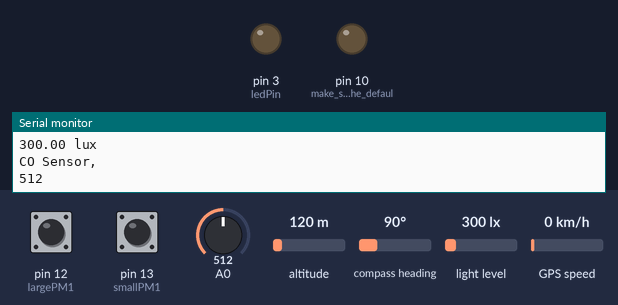
The sketch below on a simulated Arduino Uno, built with avr-gcc and run on an emulated ATmega328P. Shown: output pins drawn as LEDs (lit = HIGH), the last lines printed to the serial monitor. Inputs (shaded band) come from the test bench; at power-on: A0 = 512, pin 12 (largePM1) HIGH, pin 13 (smallPM1) HIGH, altitude 120 m, compass heading 90°, light level 300 lx, GPS speed 0 km/h. Storage starts empty; the GPS gets a fix after 3 s at 37.7749, -122.4194 with 8 satellites.

Above: at 2.1 s.
2.2 s: A0 set to 716
At 4.3 s:
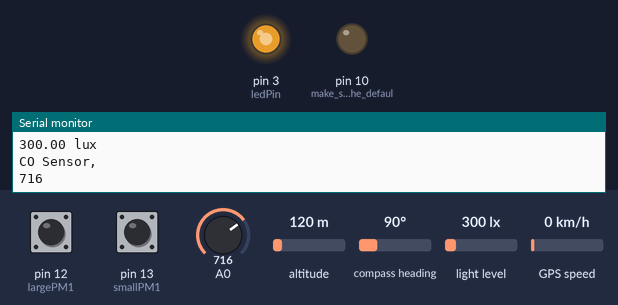
4.6 s: A0 set to 306
At 6.1 s:
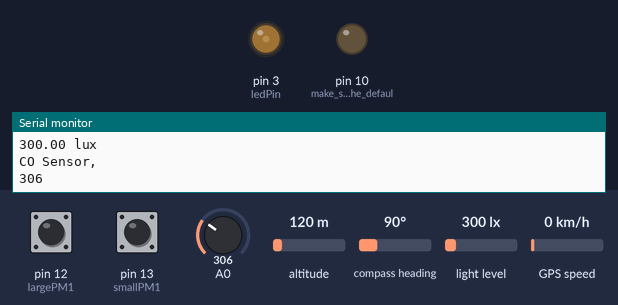
6.7 s: A0 set to 90
At 8.8 s:
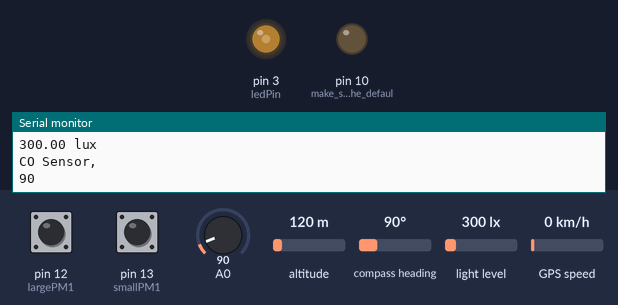
Timing chart, 0 to 10.3 s (numbered marks = the images above; inputs shaded):
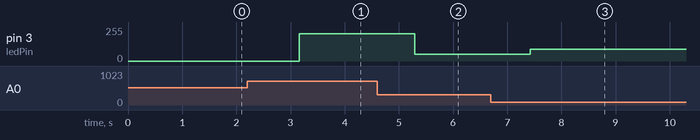

The sketch:

light_co_pm_sensorPackage.ino
```cpp
#include <SPI.h>
#include <Adafruit_GPS.h>
#include <SoftwareSerial.h>
#include <SD.h>
#include <avr/sleep.h>
#include <Wire.h>
#include <Adafruit_Sensor.h>
#include <Adafruit_TSL2561_U.h>


File logfile;
int const smallPM1 = 13;
int const largePM1 = 12;
long const sampleRate = 20;
long measurementCount = 0;
long smallPM1Count = 0;
long largePM1Count = 0;
long priorSampleTime = 0;
double smallPM1percentRunning;
double largePM1percentRunning;

#define chipSelect 10
#define ledPin 3             // tis conflicts when SD library is in use
#define GPSECHO  false       // Set GPSECHO to 'false' to turn off echoing the GPS data to the Serial console, Set to 'true' if you want to debug and listen to the raw GPS sentences
#define LOG_FIXONLY false     //set to true to only log to SD when GPS has a fix, for debugging, keep it false

// GPS Init
SoftwareSerial gps_Serial(8, 7);
Adafruit_GPS GPS(&gps_Serial);

// Light Init
Adafruit_TSL2561_Unified lght_snsr = Adafruit_TSL2561_Unified(TSL2561_ADDR_FLOAT, 12345);        // The address will be different depending on whether you leave the ADDR pin float (addr 0x39), or tie it to ground or vcc. In those cases use TSL2561_ADDR_LOW (0x29) or TSL2561_ADDR_HIGH (0x49) respectively


void setup() {
  Serial.begin(9600);
  Serial.println(F("\r\nAir Quality Sensing Package Initializing"));
  pinMode(ledPin, OUTPUT);

  pinMode(10, OUTPUT);    // make sure that the default chip select pin is set to output, even if you don't use it:
  pinMode (smallPM1, INPUT);
  pinMode (largePM1, INPUT);

  sdCardInitialization();

  Serial.println(F("Initializing Light sensor..."));
  if(!lght_snsr.begin())
  {
    Serial.print("Ooops, no TSL2561 detected ... Check your wiring or I2C ADDR!");
    while(1);
  } else {
    Serial.println(F("  Light initialized"));
  }

  displayLightSensorDetails();
  configureLightSensor();

  Serial.println(F("Initializing GPS..."));
  GPS.begin(9600);

  GPS.sendCommand(PMTK_SET_NMEA_OUTPUT_RMCGGA);      // uncomment this line to turn on RMC (recommended minimum) and GGA (fix data) including altitude
  //GPS.sendCommand(PMTK_SET_NMEA_OUTPUT_RMCONLY);   // uncomment this line to turn on only the "minimum recommended" data; For logging data, we don't suggest using anything but either RMC only or RMC+GGA to keep the log files at a reasonable size
  GPS.sendCommand(PMTK_SET_NMEA_UPDATE_1HZ);   // Set the update rate; 1 or 5 Hz update rate

  // Turn off updates on antenna status, if the firmware permits it
  // GPS.sendCommand(PGCMD_NOANTENNA);
  GPS.sendCommand(PGCMD_ANTENNA);

  // Ask for firmware version
  gps_Serial.println(PMTK_Q_RELEASE);

  Serial.println(F("Ready!"));
}


int lastMillis = 0;
int loopCount = 1;

void loop(void)
{
  gps_Serial.listen();
  char c = GPS.read();

  if (GPSECHO) {
     if (c)   Serial.print(c);
  }

  // if a sentence is received, we can check the checksum, parse it...
  if (GPS.newNMEAreceived()) {
    // a tricky thing here is if we print the NMEA sentence, or data we end up not listening and catching other sentences! so be very wary if using OUTPUT_ALLDATA and trying to print out data
    //Serial.println(GPS.lastNMEA());   // this also sets the newNMEAreceived() flag to false
    GPS.lastNMEA();

    if (!GPS.parse(GPS.lastNMEA()))  { // this also sets the newNMEAreceived() flag to false
      //Serial.println(F("Failed to parse GPS data"));
      return;  // we can fail to parse a sentence in which case we should just wait for another
    }

    // Sentence parsed!
    //Serial.println("OK");
    if (LOG_FIXONLY && !GPS.fix) {
        Serial.println("No Fix");
        return;
    }

    //Serial.println("Write to File");

    logfile.println(F("#####"));  // new data marker
    printHeader();

    char *stringptr = GPS.lastNMEA();
    uint8_t stringsize = strlen(stringptr);
    if (stringsize != logfile.write((uint8_t *)stringptr, stringsize))  {  //write the string to the SD file
      Serial.println(F("error with writing to SD"));
      //error(4);
    }
    else {
      logfile.println();
    }
    logGPSData();
    logLight();
    logCO();
    samplePMDetectors();         //sample particulate detectors for 2 seconds and update running Averages
    printRunningPMDataToSerial(); //print percentages to Serial
    logRunningPMDataToSerial();

    logfile.flush();
  }
}


void sdCardInitialization(void)
{
  // SD Card Init
  if (!SD.begin(chipSelect)) {
    Serial.println(F("SD Card init. failed!"));
    while(1);
  } else {
  Serial.println(F("SD Card init successful!"));
  }

  // File Init
  char filename[15];
  sprintf(filename, "/LOG00.txt");
  for (uint8_t i = 0; i < 100; i++) {
    filename[6] = '0' + i/10;
    filename[7] = '0' + i%10;
    if (! SD.exists(filename)) {          // create if does not exist, do not open existing, write, sync after write
      break;
    }
  }

  Serial.print(F("creating file: "));
  Serial.println(filename);
  logfile = SD.open(filename, FILE_WRITE);
  if( ! logfile ) {
    Serial.print(F("Couldnt create ")); Serial.println(filename);
    while(1);
  }
  Serial.print(F("Writing to ")); Serial.println(filename);
}


void displayLightSensorDetails(void)
{
  sensor_t sensor;
  lght_snsr.getSensor(&sensor);
  Serial.println("------------------------------------");
  Serial.print  ("Sensor:       "); Serial.println(sensor.name);
  Serial.print  ("Driver Ver:   "); Serial.println(sensor.version);
  Serial.print  ("Unique ID:    "); Serial.println(sensor.sensor_id);
  Serial.print  ("Max Value:    "); Serial.print(sensor.max_value); Serial.println(" lux");
  Serial.print  ("Min Value:    "); Serial.print(sensor.min_value); Serial.println(" lux");
  Serial.print  ("Resolution:   "); Serial.print(sensor.resolution); Serial.println(" lux");
  Serial.println("------------------------------------");
  Serial.println("");
  delay(500);
}


void configureLightSensor(void)         //Configures the gain and integration time for the TSL2561
{
  // lght_snsr.setGain(TSL2561_GAIN_1X);      // No gain ... use in bright light to avoid sensor saturation
  // lght_snsr.setGain(TSL2561_GAIN_16X);     // 16x gain ... use in low light to boost sensitivity
  lght_snsr.enableAutoRange(true);            // Auto-gain ... switches automatically between 1x and 16x

  /* Changing the integration time gives you better sensor resolution (402ms = 16-bit data) */
  lght_snsr.setIntegrationTime(TSL2561_INTEGRATIONTIME_13MS);      /* fast but low resolution */
  // light_snsr.setIntegrationTime(TSL2561_INTEGRATIONTIME_101MS);  /* medium resolution and speed   */
  // light_snsr.setIntegrationTime(TSL2561_INTEGRATIONTIME_402MS);  /* 16-bit data but slowest conversions */

  Serial.println("------------------------------------");
  Serial.print  ("Gain:         "); Serial.println("Auto");
  Serial.print  ("Timing:       "); Serial.println("13 ms");
  Serial.println("------------------------------------");
}


void logGPSData() {
  logfile.print(F("GPS1,20"));
  logfile.print(GPS.year, DEC); logfile.print(F(","));
  logfile.print(GPS.month, DEC); logfile.print(F(","));
  logfile.print(GPS.day, DEC);
  logfile.print(F(","));
  logfile.print(GPS.hour, DEC); logfile.print(F(","));
  logfile.print(GPS.minute, DEC); logfile.print(F(","));
  logfile.print(GPS.seconds, DEC); logfile.print(F(","));
  logfile.print(GPS.milliseconds);
  logfile.print(F(","));
  logfile.print(F("fix_")); logfile.print((int)GPS.fix);
  logfile.print(F(","));
  logfile.print(F("qual_")); logfile.print((int)GPS.fixquality);
  logfile.println();
  if (GPS.fix) {
    logfile.print(F("GPS2,"));
    logfile.print(GPS.latitude, 6); logfile.print(F(",")); logfile.print(GPS.lat);
    logfile.print(F(","));
    logfile.print(GPS.longitude, 6); logfile.print(F(",")); logfile.print(GPS.lon);
    logfile.print(F(",")); logfile.print(GPS.altitude);
    logfile.print(F(",")); logfile.print(GPS.speed);
    logfile.print(F(",")); logfile.print((int)GPS.satellites);
    logfile.println();
  }
}


void logLight(void)
{
  sensors_event_t event;      //Get a new sensor event
  lght_snsr.getEvent(&event);

  // Display the results (light is measured in lux)
  if (event.light)
  {
    Serial.print(event.light); Serial.println(" lux");
    logfile.print(F("Light Sensor, "));
    logfile.print(event.light);
    logfile.print(F(" lux"));
    logfile.println();
    } else {
      Serial.println("Sensor overload");      // If event.light = 0 lux the sensor is probably saturated and no reliable data could be generated!
      logfile.println(F("Light Sensor Overloaded"));
    }
}


void logCO(void)
{
  int reading = analogRead(A0);
  Serial.println("CO Sensor, "); Serial.println(reading);
  logfile.print(F("CO Sensor, "));
  logfile.print(reading);
  analogWrite(ledPin, reading);
  logfile.println();
  delay(10);
}


void samplePMDetectors() {
  for (int i = 0; i < 100; i++) {
    while (millis() - priorSampleTime < sampleRate) {
    }
    priorSampleTime = millis();
    measurementCount += 1;
    if (digitalRead(smallPM1) == 0) {
      smallPM1Count += 1;
    }
    if (digitalRead(largePM1) == 0) {
      largePM1Count += 1;
    }
  }
  //calculate running PM percentages
  smallPM1percentRunning = 100.0 * smallPM1Count / measurementCount;
  largePM1percentRunning = 100.0 * largePM1Count / measurementCount;
}


void timestampSerial() {
  Serial.print("Milliseconds since the program started: ");
  Serial.println(millis());
}

void printRunningPMDataToSerial() {
  Serial.println("Particulate Matter Data");
  Serial.print("Measurement Count:  ");
  Serial.println(measurementCount);
  Serial.print("Small PM detector 1: ");
  Serial.println(smallPM1percentRunning);
  Serial.print("Large PM detector 1: ");
  Serial.println(largePM1percentRunning);
  Serial.println();
}


void logRunningPMDataToSerial() {
  logfile.println("Particulate Matter Data");
  logfile.print("Measurement Count:  ");
  logfile.println(measurementCount);
  logfile.print("Small PM detector 1: ");
  logfile.println(smallPM1percentRunning);
  logfile.print("Large PM detector 1: ");
  logfile.println(largePM1percentRunning);
  logfile.println();
}


void printHeader() {
  Serial.print(F("##### Sample "));   // new data marker
  Serial.print(loopCount++);
  Serial.print(F(" "));
  Serial.print(millis());
  Serial.println(F(" ########################################"));
}
```

Measured:
- after the input at 2.2 s, pin 3 (ledPin): 0/255 → 204/255 after 0.96 s
- after the input at 4.6 s, pin 3 (ledPin): 204/255 → 50/255 after 0.69 s
- after the input at 6.7 s, pin 3 (ledPin): 50/255 → 90/255 after 0.72 s
